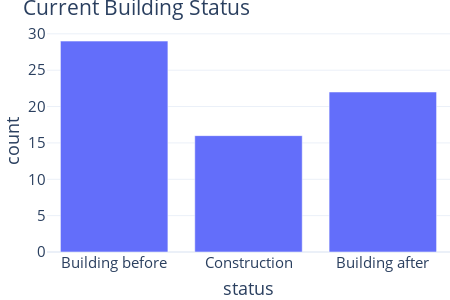

Write notebook code for a chart like this one.
### Code cell
import plotly.express as px


fig = px.bar(bldg_status, x="status", y="count",width=450,height=300,template='plotly_white',title="Current Building Status",category_orders={'status':['Building before', 'Construction', 'Building after']})
fig.update_layout(margin={"r":0,"t":30,"l":0,"b":0,"pad":0},
showlegend=True,

font=dict(
    size=15,
)
)
fig.update_yaxes(automargin=True)

### Figure 1 — Plotly figure (JSON) as saved in the notebook; plotly's stock layout.template omitted (floating-point values rounded to 4 significant figures)
{"data": [{"alignmentgroup": "True", "hovertemplate": "status=%{x}<br>count=%{y}<extra></extra>", "legendgroup": "", "marker": {"color": "#636efa", "pattern": {"shape": ""}}, "name": "", "offsetgroup": "", "orientation": "v", "showlegend": false, "textposition": "auto", "type": "bar", "x": ["Building before", "Building after", "Construction"], "xaxis": "x", "y": [29, 22, 16], "yaxis": "y"}], "layout": {"barmode": "relative", "font": {"size": 15}, "height": 300, "legend": {"tracegroupgap": 0}, "margin": {"b": 0, "l": 0, "pad": 0, "r": 0, "t": 30}, "showlegend": true, "title": {"text": "Current Building Status"}, "width": 450, "xaxis": {"anchor": "y", "autorange": true, "categoryarray": ["Building before", "Construction", "Building after"], "categoryorder": "array", "domain": [0, 1], "range": [-0.5, 2.5], "title": {"text": "status"}, "type": "category"}, "yaxis": {"anchor": "x", "automargin": true, "autorange": true, "domain": [0, 1], "range": [0, 30.53], "title": {"text": "count"}, "type": "linear"}}}
